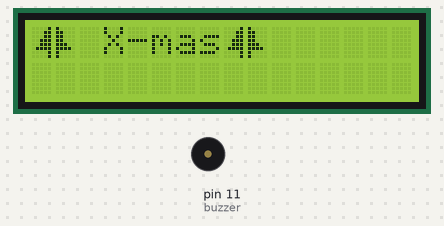
The sketch below on a simulated Arduino Uno, built with avr-gcc and run on an emulated ATmega328P. On the bench: 16×2 character LCD, buzzer (waves = sounding).

Above: at 20.7 s.
At 21.7 s:
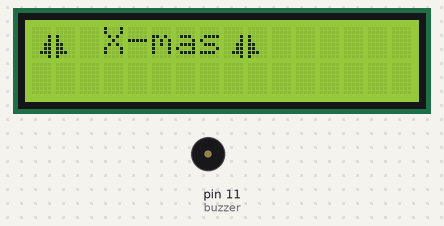
Timing chart, 0 to 23.2 s (numbered marks = the images above):
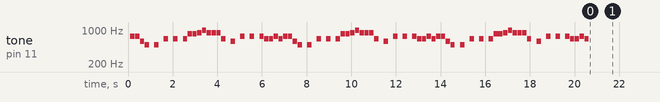

Measured:
- what the display in image 0 shows lasts 1.0 s, from 20.7 s to 21.7 s

The sketch:

write_LCD-Christmas.ino
```cpp
#include <LiquidCrystal_I2C.h>

#define NOTE_B0  31
#define NOTE_C1  33
#define NOTE_CS1 35
#define NOTE_D1  37
#define NOTE_DS1 39
#define NOTE_E1  41
#define NOTE_F1  44
#define NOTE_FS1 46
#define NOTE_G1  49
#define NOTE_GS1 52
#define NOTE_A1  55
#define NOTE_AS1 58
#define NOTE_B1  62
#define NOTE_C2  65
#define NOTE_CS2 69
#define NOTE_D2  73
#define NOTE_DS2 78
#define NOTE_E2  82
#define NOTE_F2  87
#define NOTE_FS2 93
#define NOTE_G2  98
#define NOTE_GS2 104
#define NOTE_A2  110
#define NOTE_AS2 117
#define NOTE_B2  123
#define NOTE_C3  131
#define NOTE_CS3 139
#define NOTE_D3  147
#define NOTE_DS3 156
#define NOTE_E3  165
#define NOTE_F3  175
#define NOTE_FS3 185
#define NOTE_G3  196
#define NOTE_GS3 208
#define NOTE_A3  220
#define NOTE_AS3 233
#define NOTE_B3  247
#define NOTE_C4  262
#define NOTE_CS4 277
#define NOTE_D4  294
#define NOTE_DS4 311
#define NOTE_E4  330
#define NOTE_F4  349
#define NOTE_FS4 370
#define NOTE_G4  392
#define NOTE_GS4 415
#define NOTE_A4  440
#define NOTE_AS4 466
#define NOTE_B4  494
#define NOTE_C5  523
#define NOTE_CS5 554
#define NOTE_D5  587
#define NOTE_DS5 622
#define NOTE_E5  659
#define NOTE_F5  698
#define NOTE_FS5 740
#define NOTE_G5  784
#define NOTE_GS5 831
#define NOTE_A5  880
#define NOTE_AS5 932
#define NOTE_B5  988
#define NOTE_C6  1047
#define NOTE_CS6 1109
#define NOTE_D6  1175
#define NOTE_DS6 1245
#define NOTE_E6  1319
#define NOTE_F6  1397
#define NOTE_FS6 1480
#define NOTE_G6  1568
#define NOTE_GS6 1661
#define NOTE_A6  1760
#define NOTE_AS6 1865
#define NOTE_B6  1976
#define NOTE_C7  2093
#define NOTE_CS7 2217
#define NOTE_D7  2349
#define NOTE_DS7 2489
#define NOTE_E7  2637
#define NOTE_F7  2794
#define NOTE_FS7 2960
#define NOTE_G7  3136
#define NOTE_GS7 3322
#define NOTE_A7  3520
#define NOTE_AS7 3729
#define NOTE_B7  3951
#define NOTE_C8  4186
#define NOTE_CS8 4435
#define NOTE_D8  4699
#define NOTE_DS8 4978
#define REST      0


// change this to make the song slower or faster
int tempo = 140;

// change this to whichever pin you want to use
int buzzer = 11;

// notes of the moledy followed by the duration.
// a 4 means a quarter note, 8 an eighteenth , 16 sixteenth, so on
// !!negative numbers are used to represent dotted notes,
// so -4 means a dotted quarter note, that is, a quarter plus an eighteenth!!
int melody[] = {

  // Dart Vader theme (Imperial March) - Star wars
  // Score available at https://musescore.com/user/202909/scores/1141521
  // The tenor saxophone part was used

  NOTE_FS5,8, NOTE_FS5,8,NOTE_D5,8, NOTE_B4,8, REST,8, NOTE_B4,8, REST,8, NOTE_E5,8,
  REST,8, NOTE_E5,8, REST,8, NOTE_E5,8, NOTE_GS5,8, NOTE_GS5,8, NOTE_A5,8, NOTE_B5,8,
  NOTE_A5,8, NOTE_A5,8, NOTE_A5,8, NOTE_E5,8, REST,8, NOTE_D5,8, REST,8, NOTE_FS5,8,
  REST,8, NOTE_FS5,8, REST,8, NOTE_FS5,8, NOTE_E5,8, NOTE_E5,8, NOTE_FS5,8, NOTE_E5,8,
  NOTE_FS5,8, NOTE_FS5,8,NOTE_D5,8, NOTE_B4,8, REST,8, NOTE_B4,8, REST,8, NOTE_E5,8,

  REST,8, NOTE_E5,8, REST,8, NOTE_E5,8, NOTE_GS5,8, NOTE_GS5,8, NOTE_A5,8, NOTE_B5,8,
  NOTE_A5,8, NOTE_A5,8, NOTE_A5,8, NOTE_E5,8, REST,8, NOTE_D5,8, REST,8, NOTE_FS5,8,
  REST,8, NOTE_FS5,8, REST,8, NOTE_FS5,8, NOTE_E5,8, NOTE_E5,8, NOTE_FS5,8, NOTE_E5,8,
  NOTE_FS5,8, NOTE_FS5,8,NOTE_D5,8, NOTE_B4,8, REST,8, NOTE_B4,8, REST,8, NOTE_E5,8,
  REST,8, NOTE_E5,8, REST,8, NOTE_E5,8, NOTE_GS5,8, NOTE_GS5,8, NOTE_A5,8, NOTE_B5,8,

  NOTE_A5,8, NOTE_A5,8, NOTE_A5,8, NOTE_E5,8, REST,8, NOTE_D5,8, REST,8, NOTE_FS5,8,
  REST,8, NOTE_FS5,8, REST,8, NOTE_FS5,8, NOTE_E5,8, NOTE_E5,8, NOTE_FS5,8, NOTE_E5,8,

};

// sizeof gives the number of bytes, each int value is composed of two bytes (16 bits)
// there are two values per note (pitch and duration), so for each note there are four bytes
int notes = sizeof(melody) / sizeof(melody[0]) / 2;

// this calculates the duration of a whole note in ms
int wholenote = (60000 * 4) / tempo;

int divider = 0, noteDuration = 0;


//define I2C address......
LiquidCrystal_I2C lcd(0x27,16,2);
byte strom[8] = {
  0b00000,
  0b00100,
  0b01110,
  0b11111,
  0b01110,
  0b11111,
  0b00100,
  0b00100
};

byte leva[8] = {
  B00001,
  B00011,
  B00011,
  B00111,
  B00111,
  B01111,
  B00001,
  B00001
};

byte prava[8] = {
  B10000,
  B11000,
  B11000,
  B11000,
  B11100,
  B11110,
  B10000,
  B10000
};

byte tomkus[8] = {
  B00100,
  B00100,
  B00100,
  B00100,
  B00100,
  B00100,
  B00100,
  B01010
};

byte smallL[8] = {
  B00000,
  B00000,
  B00001,
  B00001,
  B00011,
  B00011,
  B00111,
  B00001
};
byte smallP[8] = {
  B00000,
  B00000,
  B10000,
  B10000,
  B11000,
  B11000,
  B11100,
  B10000
};

void setup() {
  lcd.init();
  lcd.clear();
  lcd.backlight();

  lcd.createChar(0, strom);
  lcd.createChar(1, prava);
  lcd.createChar(2, leva);
  lcd.createChar(3, tomkus);
  lcd.createChar(4, smallL);
  lcd.createChar(5, smallP);


  for (int thisNote = 0; thisNote < notes * 2; thisNote = thisNote + 2) {

    // calculates the duration of each note
    divider = melody[thisNote + 1];
    if (divider > 0) {
      // regular note, just proceed
      noteDuration = (wholenote) / divider;
    } else if (divider < 0) {
      // dotted notes are represented with negative durations!!
      noteDuration = (wholenote) / abs(divider);
      noteDuration *= 1.5; // increases the duration in half for dotted notes
    }

    // we only play the note for 90% of the duration, leaving 10% as a pause
    tone(buzzer, melody[thisNote], noteDuration*0.9);

    // Wait for the specief duration before playing the next note.
    delay(noteDuration);

    // stop the waveform generation before the next note.
    noTone(buzzer);
  }
}
void loop() {
  lcd.setCursor(0, 0);
  lcd.write(byte(2));
  lcd.write(byte(1));

  lcd.setCursor(3, 0);
  lcd.print("X-mas");

  lcd.setCursor(8, 0);
  lcd.write(byte(2));
  lcd.write(byte(1));
  delay(1000);
  lcd.clear();

  lcd.setCursor(0, 0);
  lcd.write(byte(4));
  lcd.write(byte(5));

  lcd.setCursor(3, 0);
  lcd.print("X-mas");

  lcd.setCursor(8, 0);
  lcd.write(byte(4));
  lcd.write(byte(5));
  delay(1000);
  lcd.clear();
}
```
